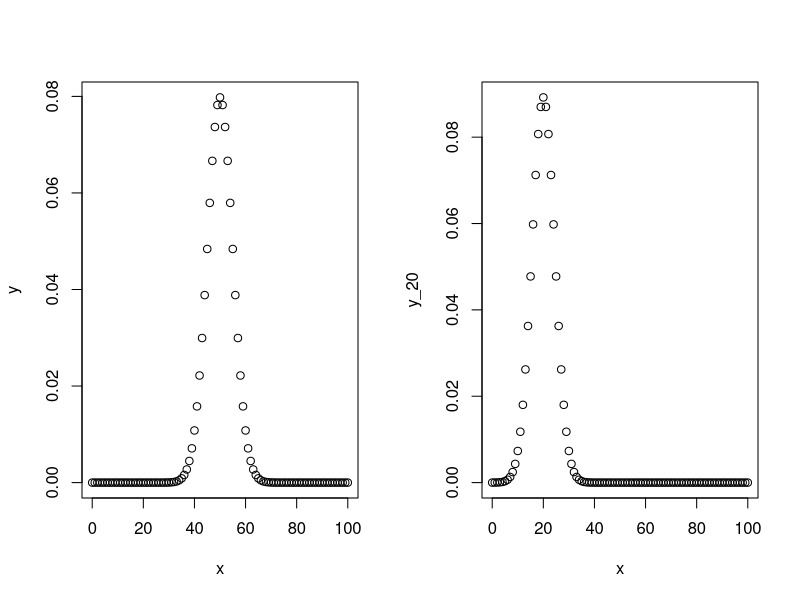
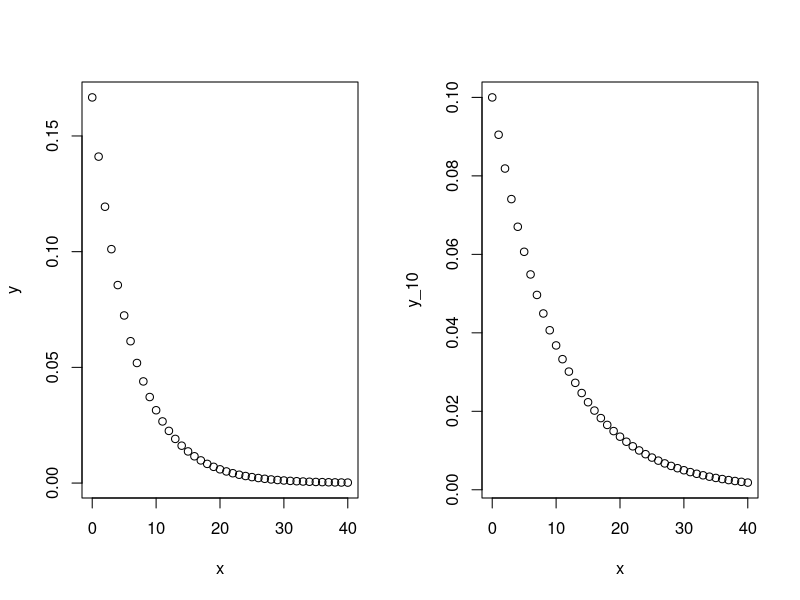
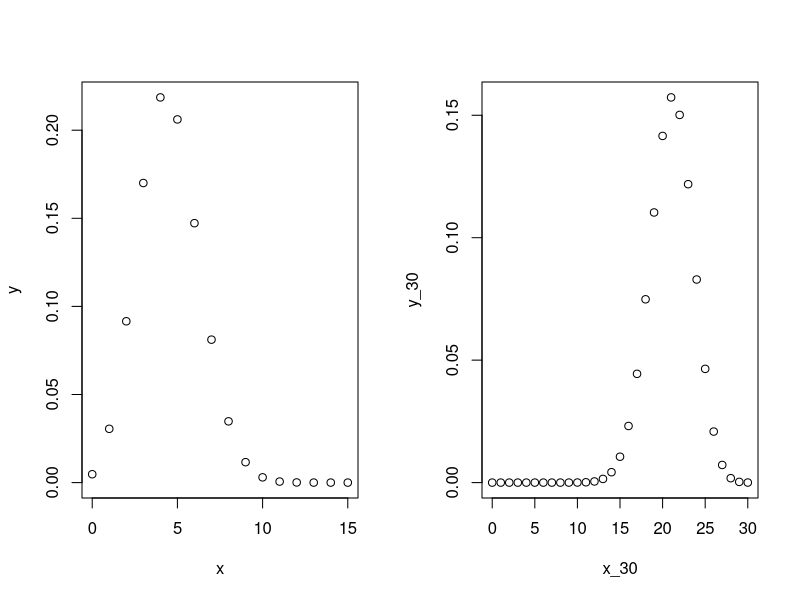
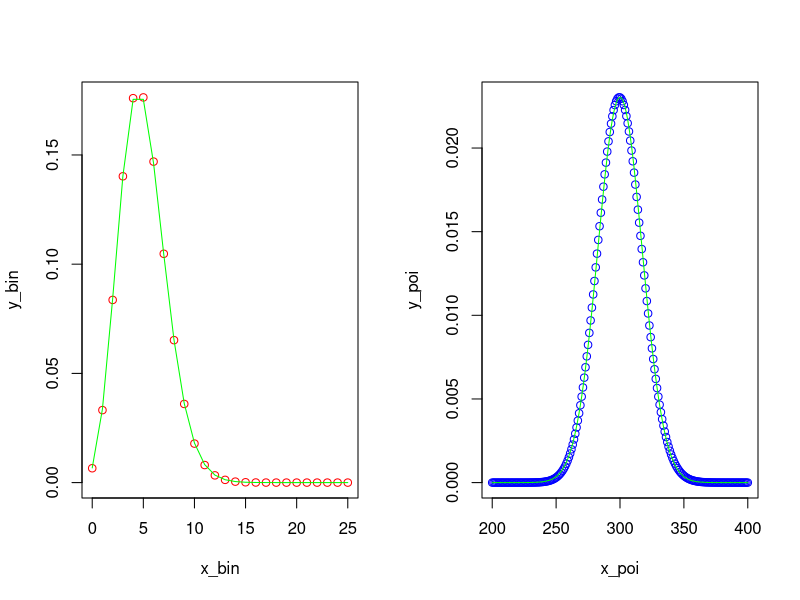
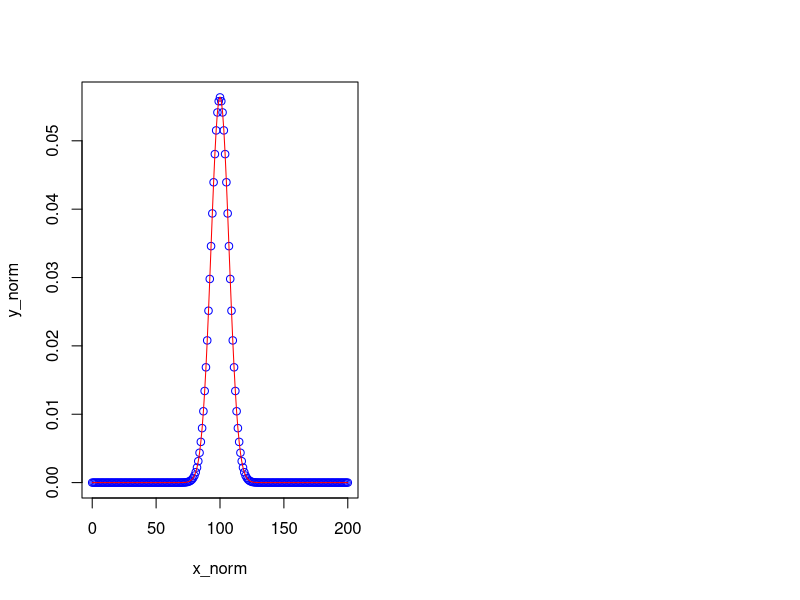

These charts were generated, in order, by the following R code:
# Problema 1
  azules = 5
  moradas = 3
  rojas = 4
  
  p_morada = moradas/(azules + moradas + rojas)
  # a)
  print(p_morada)
  
  # b)
  print(1 - p_morada)
  
  # c)
  p2_no_morada = (azules + rojas)/(azules + moradas + rojas - 1)
  print(p_morada*p2_no_morada)
  
# Problema 2
  print(dbinom(4, 6, 0.5))
  print(pbinom(4, 6, 0.5))


# Problema 3
  sd_norm = sqrt(abs(25))
  normal = pnorm(48, 50, sd_norm)
  
  # a)
    print(normal)
  
  # b)
    print(1 - normal)
    
  # c)
    normal_45 = pnorm(44, 50, sd_norm)
    normal_55 = pnorm(54, 50, sd_norm)
    print(normal_55 - normal_45)
  
  # d)
    quant_85 = qnorm(0.85, 50, sd_norm)
    print(quant_85)
    
  # e)
    norm_30 <- rnorm(30, 50, sd_norm)
    print(norm_30)
    
  # f)
    x <- seq(0, 100)
    y <- dnorm(x, 50, sd_norm)
    y_20 <- dnorm(x, 20, sqrt(20))
    par(mfrow=c(1,2))
    plot(x, y)
    plot(x, y_20)
    
    
# Problema 4
  lambda = 1/6
  lambda_10 = 1/10
  p6_4 = pexp(3, lambda)
  
  # a)
    print(p6_4)
    
  # b)
    print(1 - pexp(4, lambda))

  # c)
    print(pexp(5, lambda) - p6_4)
    
  # d)
    print(qexp(0.75, lambda))
    
  # e)
    print(rexp(30, lambda))
    
  # f)
    x <- seq(0, 40)
    y <- dexp(x, lambda)
    y_10 <- dexp(x, lambda_10)
    par(mfrow=c(1, 2))
    plot(x, y)
    plot(x, y_10)
 
    
# Problema 5
  acum = pbinom(5, 15, 0.3)
  nums_bin <- rbinom(30, 15, 0.3)
  
  # a)
    print(acum)
    
  # b)
    print(1 - acum)
    
  # c)
    print(pbinom(6, 15, 0.3) - pbinom(1, 15, 0.3))
    
  # d)
    print(nums_bin)
    
  # e)
    x <- seq(0, 15)
    x_30 <- seq(0, 30)
    y <- dbinom(x, 15, 0.3)
    y_30 <- dbinom(x_30, 30, 0.7)
    par(mfrow=c(1, 2))
    plot(x, y)
    plot(x_30, y_30)
    

# Problema 6
    x <- runif(1000, min = 3.7, max = 5.8)
    print(x)
    
    # a)
      # Método iterativo
      mean_sum = 0
      for(number in x){
        mean_sum = mean_sum+number
      }
      mean = mean_sum/length(x)
      print(mean)
      
      # Método por propiedades de la distribución
      print((5.8+3.7)/2)
      
      # Método iterativo
      var_sum = 0
      for(number in x){
        var_sum = var_sum+number^2
      }
      var_sum = var_sum/length(x)
      var = var_sum - mean^2
      print(var)
      
      # Método por propiedades de la distribución
      var_unif = (5.8-3.7)*2/12
      print(var_unif)
      
      # Resultados de la desviación estándar de los dos métodos
      print(sqrt(var))
      print(sqrt(var_unif))
    
  # b)
    print(1 - punif(4, 3.7, 5.8))
      

# Problema 7
  lambda = 3.7
      
  # a)
    print(dpois(6, lambda))
        
  # b)
    print(ppois(1, lambda))
        
  # c)
    print(1 - ppois(8, lambda))
      
  # d)
    print(qpois(0.9, lambda))
        
  # e)
    print(rpois(20, lambda))


# Problema 8
  p_poi = 0.01
  n_poi = 500
  x_bin <- seq(0, 25)
  y_bin <- dbinom(x_bin, n_poi, p_poi)
  lambda_bin = n_poi*p_poi
  y_poi_bin <- dpois(x_bin, lambda_bin)
  
  lambda_norm = 300
  x_poi <- seq(lambda_norm - 100,lambda_norm + 100)
  y_poi <- dpois(x_poi, lambda_norm)
  sd_lambda_norm = sqrt(lambda_norm)
  y_nor_poi <- dnorm(x_poi, lambda_norm, sd_lambda_norm)
  
  p_norm = 0.5
  n_norm = 200
  x_norm <- seq(0, n_norm)
  y_norm <- dbinom(x_norm, n_norm, p_norm)
  mean_norm = n_norm*p_norm
  sd_norm = sqrt((n_norm*p_norm*(1 - p_norm)))
  y_norm_bin <- dnorm(x_norm, mean_norm, sd_norm) 
    
  # a)
    plot(x_bin, y_bin, col="red")
    lines(x_bin, y_poi_bin, col="green")
    
  # b)
    plot(x_poi, y_poi, col="blue")
    lines(x_poi, y_nor_poi, col="green")
      
  # c)
    plot(x_norm, y_norm, col="blue")
    lines(x_norm, y_norm_bin, col="red")
    